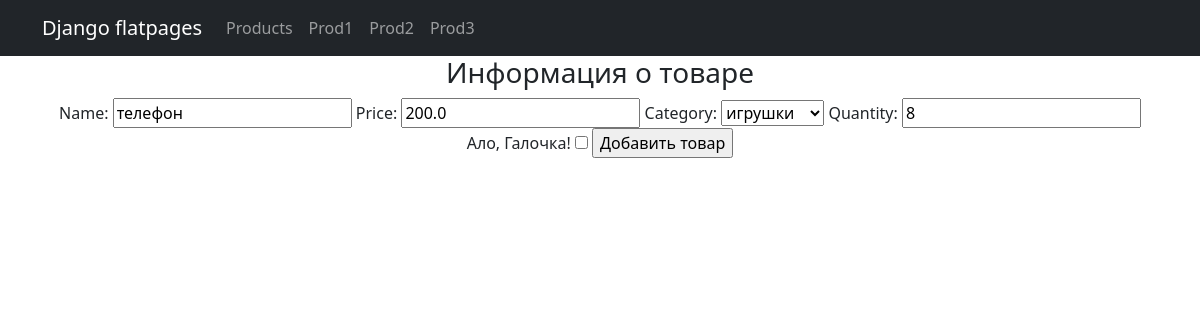
The app's page /products/create/5, older data.
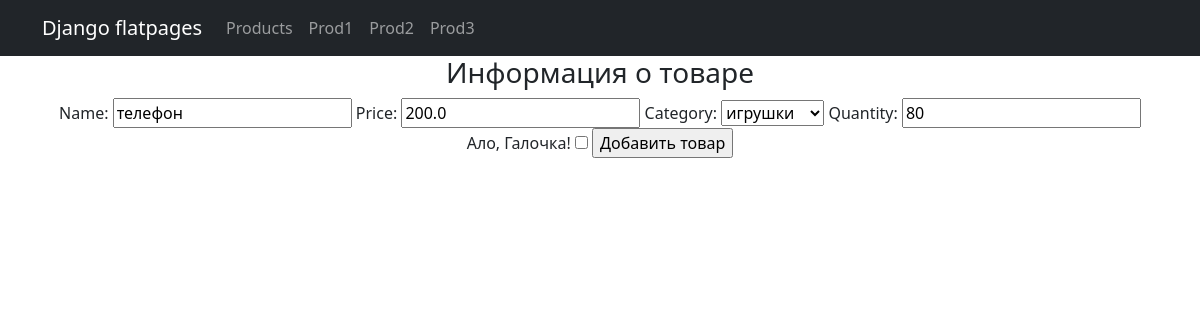
The same page, newer data.
### simple_app/models.py (models this page shows, shortened)
class Product(models.Model):
    name = models.CharField(max_length=200)
    price = models.FloatField(validators=[MinValueValidator(0.0, 'Price should be >= 0.0')])
    quantity = models.IntegerField(validators=[MinValueValidator(0, 'Quantity should be >= 0')])
    category = models.ForeignKey('Category', on_delete=models.CASCADE)

class Category(models.Model):
    name = models.CharField(max_length=200)
    def __str__(self):
        return f'{self.name}'

### simple_app/views.py (the view)
# urls.py: path('create/<int:pk>', ProductUpdateView.as_view(), name='product_update'),
class ProductUpdateView(UpdateView):
    template_name = 'product_create.html'
    form_class = ProductForm
    def get_object(self, **kwargs):
        id = self.kwargs.get('pk')
        return Product.objects.get(pk=id)

### simple_app/forms.py
class ProductForm(ModelForm):
    check_box = BooleanField(label='Ало, Галочка!')  # добавляем галочку, или же true-false поле
    class Meta:
        model = Product
        fields = ['name', 'price', 'category', 'quantity',
                  'check_box']  # не забываем включить галочку в поля иначе она не будет показываться на странице!

### templates/product_create.html (shortened to what this page needs)
{% extends 'flatpages/default.html' %}
{% block content %}
<h3>Информация о товаре</h3>
<form method="POST">
    {{ form }}
    <input type="submit" value="Добавить товар">
</form>
{% endblock content %}

Row changes from the older to the newer data that the page shows:
changed Product "игрушки": quantity "8" → "80"
